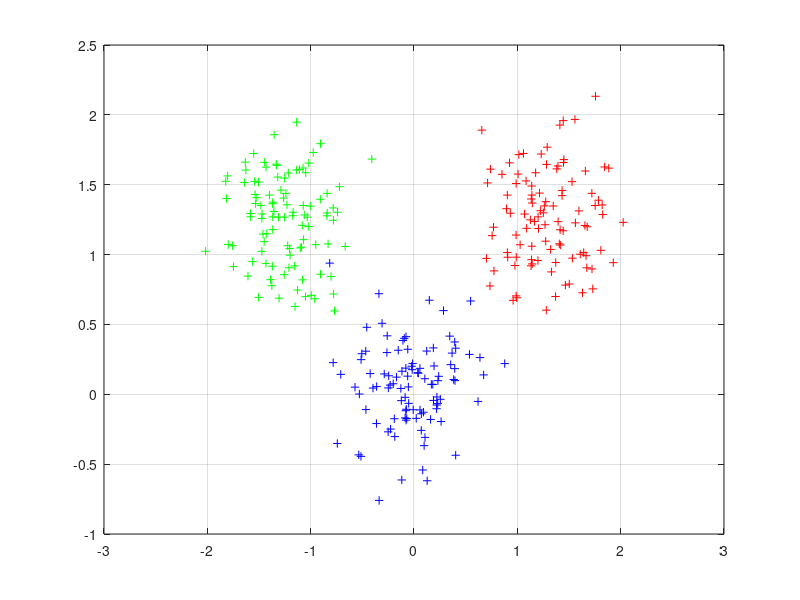
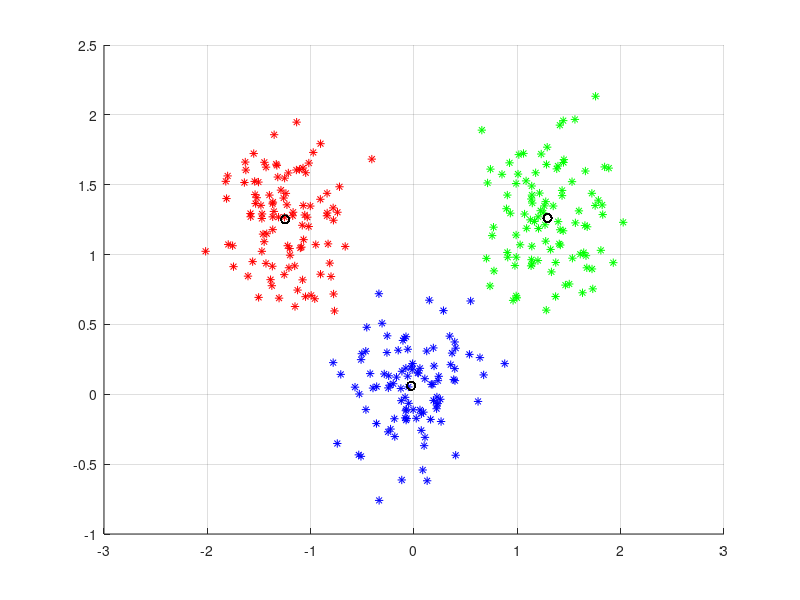

Write the MATLAB code that produced these figures, in order.
clear;
clc;
%the first data
mu1 = [0 0]; %means
S1=[.1 0 ;0 .1]; %协方差
data1=mvnrnd(mu1,S1,100); %产生高斯分布数据
%the second data
mu2 = [1.25 1.25];
S2=[.1 0 ;0 .1];
data2 = mvnrnd(mu2,S2,100);
%the third data
mu3=[-1.25 1.25];
S3=[.1 0 ;0 .1];
data3=mvnrnd(mu3,S3,100);
%display the data
plot(data1(:,1),data1(:,2),'b+');
hold on;
plot(data2(:,1),data2(:,2),'r+');
plot(data3(:,1),data3(:,2),'g+');
grid on ;
%  三类数据合成一个不带标号的数据类
data=[data1;data2;data3];
N=3; %设置聚类数目
[m,n] = size(data);
pattern = zeros(m,n+1);
center = zeros(N,n); %初始化聚类中心
pattern(:,1:n) = data(:,:);
for x=1:N
    center(x,:)=data(randi(300,1),:);
end
while 1
    distence=zeros(1,N);
    num=zeros(1,N);
    new_center=zeros(N,n);


    for x=1:m
        for y=1:N
            distence(y)=norm(data(x,:)-center(y,:)); %计算到每个类的距离
        end
        [~, temp]=min(distence);%求最小的距离
        pattern(x,n+1)=temp;
    end
    k=0;
    for y=1:N
        for x=1:m
            if pattern(x,n+1)==y
                new_center(y,:) = new_center(y,:)+pattern(x,1:n);
                num(y)=num(y)+1;
            end
        end
        new_center(y,:)=new_center(y,:)/num(y);
        if norm(new_center(y,:)-center(y,:))<0.1
            k=k+1;
        end
    end
    if k==N
        break;
    else
        center = new_center;
    end
end
[m,n]=size(pattern);

figure;
hold on;
for i=1:m
    if pattern(i,n)==1
        plot(pattern(i,1),pattern(i,2),'r*');
        plot(center(1,1),center(1,2),'ko');
    elseif pattern(i,n)==2
        plot(pattern(i,1),pattern(i,2),'g*');
        plot(center(2,1),center(2,2),'ko');
    elseif pattern(i,n)==3
        plot(pattern(i,1),pattern(i,2),'b*');
        plot(center(3,1),center(3,2),'ko');
    elseif pattern(i,n)==4
        plot(pattern(i,1),pattern(i,2),'y*');
        plot(center(4,1),center(4,2),'ko');
    else
        plot(pattern(i,1),pattern(i,2),'m*');
        plot(center(4,1),center(4,2),'ko');
    end
end
grid on;



        
        
        
        
        
        
        
        
        